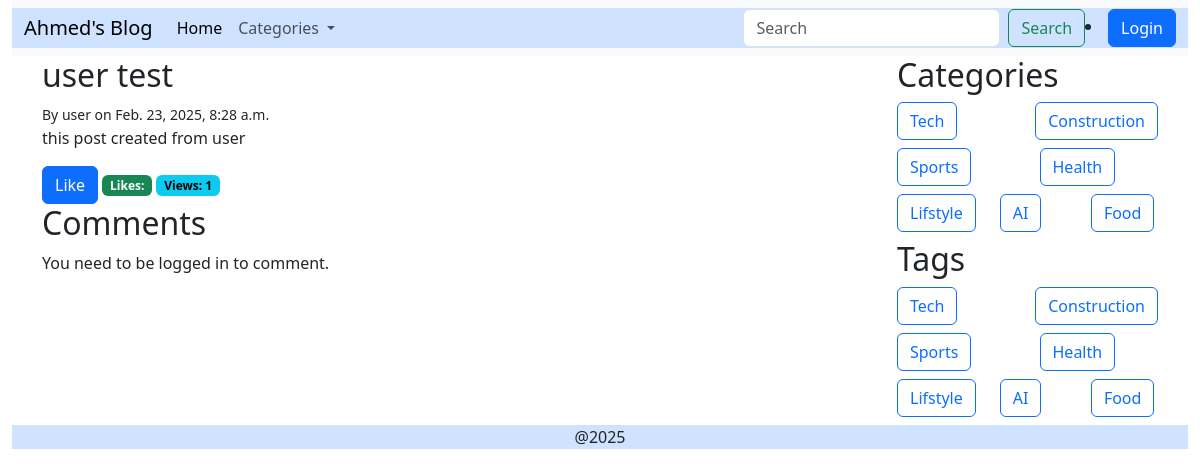
/post/5/, run on the app's committed database.
### Blogs/models.py (models this page shows, shortened)
class posts(models.Model):
    title = models.CharField(max_length=100)
    content = models.TextField()
    author = models.ForeignKey(User, on_delete=models.CASCADE)
    category = models.ForeignKey(categories, on_delete=models.SET_NULL, blank=True, null=True)
    tag = models.ManyToManyField(tags, blank=True)
    created_at = models.DateTimeField(auto_now_add=True)
    updated_at = models.DateTimeField(auto_now=True)
    view_count = models.PositiveBigIntegerField(default=0)
    liked_users = models.ManyToManyField(User, related_name='liked_posts')

class categories(models.Model):
    name = models.CharField(max_length=20, unique=True)

class tags(models.Model):
    name = models.CharField(max_length=20, unique=True)

### Blogs/views.py (the view, shortened to what this page needs)
# urls.py: path("post/<int:id>/", views.post_detail, name='post_detail'),
def post_detail(request, id):
    post = get_object_or_404(posts, id=id)
    tag = tags.objects.all()
    category = categories.objects.all()
    comment_Form = CommentForm()
    if post.liked_users.filter(id=request.user.id):
        is_liked = True
    else:
        is_liked = False
    like_count = post.liked_users.count()
    comment = post.comments_set.all()
    context = {'post': post, 'category': category, 'tag': tag, 'comment': comment, 'comment_form': comment_Form, 'is_liked': is_liked, 'like_count': like_count}
    post.view_count += 1
    post.save()
    return render(request, 'blog/post_detail.html', context)

### Blogs/forms.py
class CommentForm(forms.ModelForm):
    class Meta:
        model = comments
        fields = ['content']

### templates/blog/post_detail.html (shortened to what this page needs)
{% extends "blog/base.html" %}
{% block content %}
<div class="list-group-item">
    <h2>{{ post.title }}</h2>
    <small> By {{ post.author }} on {{ post.created_at }}</small>
    <p>{{ post.content }}</p>
    {% if is_liked %}
    <a type="button" class="btn btn-primary" href="{% url 'like_post' post.id %}">
        Liked </a>
    {% else %}
    <a type="button" class="btn btn-primary" href="{% url 'like_post' post.id %}">
        Like </a>
    {% endif %}
    <span class="badge text-bg-success">Likes: {{ post.like_count }}</span>
    <span class="badge text-bg-info">Views: {{ post.view_count }}</span>
</div>
<h2>Comments</h2>
{% if user.is_authenticated %}
<form method="post">
    {% csrf_token %}
    {{ comment_form.as_p }}
    <button class="btn btn-primary" type="submit">Add Comment</button>
</form>
{% else %}
    <p>You need to be logged in to comment.</p>
{% endif %}
<br>
{% endblock %}

### templates/blog/base.html (shortened to what this page needs)
<!DOCTYPE html>
<html>
    <head>
        <link rel="stylesheet" href="https://cdn.jsdelivr.net/npm/bootstrap@5.3.3/dist/css/bootstrap.min.css">
        <link rel="stylesheet" href="https://cdn.jsdelivr.net/npm/bootstrap-icons@1.7.2/font/bootstrap-icons.css">
    </head>
    <body>
        <div class="container-fluid">
            <nav class="navbar navbar-expand-lg bg-body-tertiary">
                <div class="container-fluid bg-primary-subtle">
                  <a class="navbar-brand" href="{% url 'posts_list' %}">Ahmed's Blog</a>
                  <div class="collapse navbar-collapse" id="navbarSupportedContent">
                    <ul class="navbar-nav me-auto mb-2 mb-lg-0">
                      <li class="nav-item">
                        <a class="nav-link active" aria-current="page" href="{% url 'posts_list' %}">Home</a>
                      </li>
                      <li class="nav-item dropdown">
                        <a class="nav-link dropdown-toggle" href="#" role="button" data-bs-toggle="dropdown" aria-expanded="false">
                          Categories
                        </a>
                      </li>
                    </ul>
                    <form class="d-flex" role="search">
                      <input class="form-control me-2" type="search" placeholder="Search" aria-label="Search">
                      <button class="btn btn-outline-success" type="submit">Search</button>
                    </form>
                    {% if user.is_authenticated %}
                      <div class="dropdown">
                        <a class="btn btn-secondary dropdown-toggle" href="#" role="button" data-bs-toggle="dropdown" aria-expanded="false">
                          Welcome, {{ user.username }}
                        </a>
                        <ul class="dropdown-menu">
                          <li>
                            <form method="post" action="{% url 'logout' %}">
                              {% csrf_token %}
                              <button type="submit" class="dropdown-item">Logout</button>
                            </form>
                          </li>
                        </ul>
                      </div>
                    {% else %}
                      <li class="nav-item">
                        <a class="btn btn-primary" href="{% url 'login' %}" onclick="openLoginModal(); return false;">Login</a>
                      </li>
                    {% endif %}
                  </div>
                </div>
              </nav>
        <div class="container">
            <div class="row">
                <div class="blog-card col-md-9">
                    {% block content %}
                    {% endblock %}
                </div>
                <div class="blog-card col-md-3">
                    <div class="row">
                        <h2>Categories</h2>
                        {% for category in category %}
                        <div class="col mb-2">
                        <a href="{% url 'posts_list' %}?category={{category.name}}" class="btn btn-outline-primary">{{ category.name }}</a>
                        </div>
                        {% endfor %}
                    </div>
                    <div class="row">
                        <h2>Tags</h2>
                        {% for tag in tag %}
                        <div class="col mb-2">
                        <a href="{% url 'posts_list' %}?tag={{tag.name}}" class="btn btn-outline-primary">{{ tag.name }}</a>
                        </div>
                        {% endfor %}
                    </div>
                </div>
            </div>
        </div>
            <footer class="footer bg-primary-subtle text-center"><p>@2025</p></footer>
        </div>
    </body>
</html>

### data on the page
posts: title "user test", author "user", created_at "Feb. 23, 2025, 8:28 a.m.", content "this post created from user", view_count "1"
categories: name "Tech"
categories: name "Construction"
categories: name "Sports"
categories: name "Health"
categories: name "Lifstyle"
categories: name "AI"
categories: name "Food"
tags: name "Tech"
tags: name "Construction"
tags: name "Sports"
tags: name "Health"
tags: name "Lifstyle"
tags: name "AI"
tags: name "Food"
